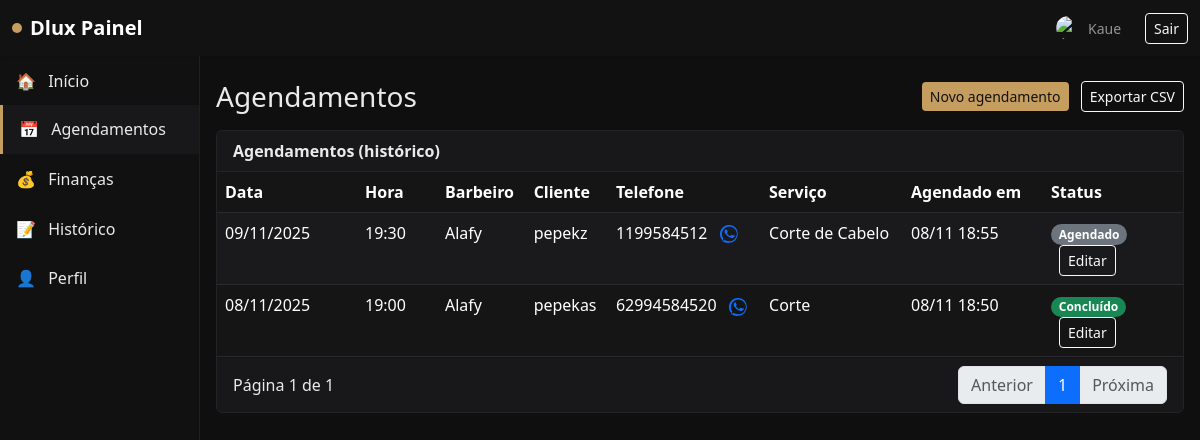
Screenshot of /painel/agendamentos/ (signed in) with the database file from the repository.
### users/models.py (models this page shows, shortened)
class User(AbstractUser):
    BARBER = 'barber'
    ADMIN = 'admin'
    ROLE_CHOICES = [
        (BARBER, 'Barbeiro'),
        (ADMIN, 'Administrador'),
    ]
    role = models.CharField(max_length=16, choices=ROLE_CHOICES, default=BARBER)
    display_name = models.CharField(max_length=255, blank=True)
    avatar = models.ImageField(upload_to='avatars/', blank=True, null=True)
    phone = models.CharField(max_length=32, blank=True)

### appointments/models.py (models this page shows, shortened)
class Appointment(models.Model):
    STATUS_SCHEDULED = 'scheduled'
    STATUS_DONE = 'done'
    STATUS_CANCELLED = 'cancelled'
    STATUS_CHOICES = [
        (STATUS_SCHEDULED, 'Agendado'),
        (STATUS_DONE, 'Finalizado'),
        (STATUS_CANCELLED, 'Cancelado'),
    ]
    barber = models.ForeignKey(User, on_delete=models.CASCADE, limit_choices_to={'role': User.BARBER}, related_name='appointments')
    client_name = models.CharField(max_length=120)
    client_phone = models.CharField(max_length=32)
    service = models.ForeignKey(Service, on_delete=models.PROTECT)
    start_datetime = models.DateTimeField()
    end_datetime = models.DateTimeField()
    status = models.CharField(max_length=12, choices=STATUS_CHOICES, default=STATUS_SCHEDULED)
    notes = models.TextField(blank=True)
    created_at = models.DateTimeField(auto_now_add=True)
    class Meta:
        indexes = [
            models.Index(fields=['barber', 'start_datetime']),
            models.Index(fields=['status']),
        ]

### services/models.py (models this page shows, shortened)
class Service(models.Model):
    title = models.CharField(max_length=120)
    price = models.DecimalField(max_digits=8, decimal_places=2)
    duration_minutes = models.PositiveIntegerField(default=30)
    active = models.BooleanField(default=True)

### users/views.py (the view, shortened to what this page needs)
# urls.py: path('painel/agendamentos/', panel_appointments, name='panel_appointments'),
@login_required
def panel_appointments(request: HttpRequest):
    user: User = request.user  # type: ignore
    now_local = timezone.localtime()
    Appointment.objects.filter(status='scheduled', end_datetime__lte=timezone.now()).update(status='done')
    special_all_view = (getattr(user, 'username', '') or '').lower() in ['kaue', 'alafy', 'alafi', 'alefi']
    if user.role == User.ADMIN or special_all_view:
        qs = Appointment.objects.all().order_by('-start_datetime')
        is_admin = True
    else:
        qs = Appointment.objects.filter(barber=user).order_by('-start_datetime')
        is_admin = False
    page_number = request.GET.get('page', 1)
    paginator = Paginator(qs, 15)
    page_obj = paginator.get_page(page_number)
    return render(request, 'panel_appointments.html', {
        'appointments_page': page_obj,
        'paginator': paginator,
        'is_admin': is_admin,
    })

### templates/panel_appointments.html (shortened to what this page needs)
{% extends 'base.html' %}
{% block content %}
<div class="d-flex justify-content-between align-items-center mb-3">
  <h3 class="mb-0">Agendamentos</h3>
  <div>
    <a href="#" class="btn btn-sm btn-accent" data-bs-toggle="modal" data-bs-target="#quickScheduleModal">Novo agendamento</a>
    <a href="?export=csv" class="btn btn-sm btn-outline-light ms-2">Exportar CSV</a>
  </div>
  </div>
<div class="card card-panel mb-4">
  <div class="card-header fw-semibold">Agendamentos (histórico)</div>
  <div class="card-body p-0">
    <table class="table table-dark table-striped mb-0">
      <thead>
        <tr>
          <th style="width: 140px;">Data</th>
          <th style="width: 80px;">Hora</th>
          {% if is_admin %}<th>Barbeiro</th>{% endif %}
          <th>Cliente</th>
          <th>Telefone</th>
          <th>Serviço</th>
          {% if is_admin %}<th style="width: 140px;">Agendado em</th>{% endif %}
          <th style="width: 140px;">Status</th>
        </tr>
      </thead>
      <tbody>
        {% for a in appointments_page %}
        <tr>
          <td>{{ a.start_datetime|date:'d/m/Y' }}</td>
          <td>{{ a.start_datetime|date:'H:i' }}</td>
          {% if is_admin %}<td>{{ a.barber.display_name|default:a.barber.username }}</td>{% endif %}
          <td>{{ a.client_name }}</td>
          <td>
            {{ a.client_phone }}
            {% if a.client_phone %}
              <a href="https://wa.me/{{ a.client_phone }}" target="_blank" class="ms-2" title="WhatsApp">
              </a>
            {% endif %}
          </td>
          <td>
            {{ a.service.title }}
          </td>
          {% if is_admin %}<td>{{ a.created_at|date:'d/m H:i' }}</td>{% endif %}
          <td>
            {% if a.status == 'scheduled' %}
              <span class="badge rounded-pill text-bg-secondary">Agendado</span>
            {% elif a.status == 'done' %}
              <span class="badge rounded-pill bg-success">Concluído</span>
            {% elif a.status == 'cancelled' %}
              <span class="badge rounded-pill bg-danger">Cancelado</span>
            {% else %}
              <span class="badge rounded-pill badge-accent">{{ a.status }}</span>
            {% endif %}
            <a href="#" class="btn btn-sm btn-outline-light ms-2 edit-appointment-btn"
               data-bs-toggle="modal"
               data-bs-target="#editAppointmentModal"
               data-appointment-id="{{ a.id }}"
               data-appointment-status="{{ a.status }}"
               data-appointment-barber-id="{{ a.barber.id }}">
              Editar
            </a>
          </td>
        </tr>
        {% empty %}
        <tr>
          <td colspan="{% if is_admin %}8{% else %}6{% endif %}" class="text-center muted">Sem agendamentos.</td>
        </tr>
        {% endfor %}
      </tbody>
    </table>
  </div>
  <div class="card-footer d-flex justify-content-between align-items-center">
    <div>
      Página {{ appointments_page.number }} de {{ paginator.num_pages }}
    </div>
    <nav aria-label="Navegação de página">
      <ul class="pagination pagination-dark mb-0">
        {% if appointments_page.has_previous %}
          <li class="page-item"><a class="page-link" href="?page={{ appointments_page.previous_page_number }}">Anterior</a></li>
        {% else %}
          <li class="page-item disabled"><span class="page-link">Anterior</span></li>
        {% endif %}
        {% for num in appointments_page.paginator.page_range %}
          {% if num == appointments_page.number %}
            <li class="page-item active" aria-current="page"><span class="page-link">{{ num }}</span></li>
          {% else %}
            <li class="page-item"><a class="page-link" href="?page={{ num }}">{{ num }}</a></li>
          {% endif %}
        {% endfor %}
        {% if appointments_page.has_next %}
          <li class="page-item"><a class="page-link" href="?page={{ appointments_page.next_page_number }}">Próxima</a></li>
        {% else %}
          <li class="page-item disabled"><span class="page-link">Próxima</span></li>
        {% endif %}
      </ul>
    </nav>
  </div>
</div>
{% endblock %}

### templates/base.html (shortened to what this page needs)
<!doctype html>
<html lang="pt-br">
  <head>
    {% load static %}
    <link href="https://cdn.jsdelivr.net/npm/bootstrap@5.3.3/dist/css/bootstrap.min.css" rel="stylesheet">
    <link href="{% static 'panel.css' %}" rel="stylesheet">
  </head>
  <body>
    <nav class="navbar navbar-expand-lg navbar-dark bg-dark shadow-sm">
      <div class="container-fluid">
        <a class="navbar-brand d-flex align-items-center" href="/painel/">
          <span class="brand-dot me-2"></span>
          <span class="fw-semibold">Dlux Painel</span>
        </a>
        <div class="d-flex align-items-center gap-2">
          {% if user.is_authenticated %}
            <span class="navbar-text me-3 small d-flex align-items-center gap-2">
              {% if user.avatar %}
                <img src="{{ user.avatar.url }}" alt="avatar" class="rounded-circle" style="width:24px;height:24px;object-fit:cover;">
              {% else %}
                {% with name=user.display_name|default:user.username %}
                  {% if name|lower == 'kaue' %}
                    <img src="{% static 'assets/img/kaue.jpg' %}" alt="Kaue" class="rounded-circle" style="width:24px;height:24px;object-fit:cover;">
                  {% elif name|lower == 'kevin' %}
                    <img src="{% static 'assets/img/kevin.JPEG' %}" alt="Kevin" class="rounded-circle" style="width:24px;height:24px;object-fit:cover;">
                  {% elif name|lower == 'emerson' %}
                    <img src="{% static 'assets/img/emerson.JPG' %}" alt="Emerson" class="rounded-circle" style="width:24px;height:24px;object-fit:cover;">
                  {% elif name|lower == 'rikelv' %}
                    <img src="{% static 'assets/img/rikelv.JPEG' %}" alt="Rikelv" class="rounded-circle" style="width:24px;height:24px;object-fit:cover;">
                  {% elif name|lower == 'alefi' or name|lower == 'alafy' %}
                    <img src="{% static 'assets/img/alafy.JPEG' %}" alt="Alefi" class="rounded-circle" style="width:24px;height:24px;object-fit:cover;">
                  {% else %}
                    <span class="rounded-circle bg-secondary d-inline-flex justify-content-center align-items-center" style="width:24px;height:24px;">
                      <span class="small">{{ name|first }}</span>
                    </span>
                  {% endif %}
                {% endwith %}
              {% endif %}
              <span>{{ user.display_name|default:user.username }}</span>
            </span>
            <form method="post" action="/logout/" class="d-inline">
              <button class="btn btn-outline-light btn-sm" type="submit">Sair</button>
            </form>
          {% else %}
            <a class="btn btn-outline-light btn-sm" href="/login/">Entrar</a>
          {% endif %}
        </div>
      </div>
    </nav>
    <div class="container-fluid">
      <div class="row flex-nowrap">
        {% if user.is_authenticated %}
        <aside class="col-12 col-lg-2 sidebar p-0 collapse d-lg-block" id="sidebar">
          <div class="list-group list-group-flush">
            <a class="list-group-item list-group-item-action px-3 sidebar-link {% if request.path == '/painel/' %}active{% endif %}" href="/painel/">
              <span class="me-2">🏠</span> Início
            </a>
            <a class="list-group-item list-group-item-action px-3 sidebar-link {% if '/painel/agendamentos' in request.path %}active{% endif %}" href="/painel/agendamentos/">
              <span class="me-2">📅</span> Agendamentos
            </a>
            <a class="list-group-item list-group-item-action px-3 sidebar-link {% if '/painel/financas' in request.path %}active{% endif %}" href="/painel/financas/">
              <span class="me-2">💰</span> Finanças
            </a>
            {% if user.username|lower in 'kaue,alafy' %}
            <a class="list-group-item list-group-item-action px-3 sidebar-link {% if '/painel/historico' in request.path %}active{% endif %}" href="/painel/historico/">
              <span class="me-2">📝</span> Histórico
            </a>
            {% endif %}
            <a class="list-group-item list-group-item-action px-3 sidebar-link {% if '/painel/perfil' in request.path %}active{% endif %}" href="/painel/perfil/">
              <span class="me-2">👤</span> Perfil
            </a>
          </div>
        </aside>
        {% endif %}
        <main class="{% if user.is_authenticated %}col py-4 px-3{% else %}col-12 py-4 px-3{% endif %}">
          {% block content %}{% endblock %}
        </main>
      </div>
    </div>
    <div id="toastContainer" class="position-fixed top-0 end-0 p-3" style="z-index: 1080"></div>
  </body>
</html>

### static/panel.css (style rules this page uses)
:root { --dlux-bg: #0f0f10; --dlux-card: #18181a; --dlux-accent: #c59d5f; --dlux-text: #eaeaea; --dlux-muted: #a3a3a3; --success: #22c55e; --danger: #ef4444; --warning: #f59e0b; }
body { background: var(--dlux-bg); color: var(--dlux-text); }
.navbar-dark.bg-dark { background-color: #121212 !important; }
.brand-dot { width: 10px; height: 10px; border-radius: 50%; background: var(--dlux-accent); display: inline-block; }
.card-panel { background: var(--dlux-card); border: 1px solid #232325; color: var(--dlux-text); }
.card-panel .card-header { border-bottom: 1px solid #232325; }
.table-dark.table { --bs-table-bg: #151516; --bs-table-striped-bg: #1a1a1c; --bs-table-border-color: #2a2a2d; }
.btn-accent { background: var(--dlux-accent); color: #111; border: none; }
.sidebar { background: #111; border-right: 1px solid #1f1f21; min-height: calc(100vh - 56px); }
.sidebar .list-group-item { background: transparent; color: var(--dlux-text); border: 0; border-radius: 0; padding-top: .8rem; padding-bottom: .8rem; }
.sidebar .list-group-item.active { background: var(--dlux-card); color: var(--dlux-text); border-left: 3px solid var(--dlux-accent); }

### rows the page displays
User: display_name "Kaue"
Appointment: start_datetime "09/11/2025", start_datetime "19:30", barber.display_name "Alafy", client_name "pepekz", client_phone "1199584512", service "Corte de Cabelo", created_at "08/11 18:55", status "Agendado"
Appointment: start_datetime "08/11/2025", start_datetime "19:00", barber.display_name "Alafy", client_name "pepekas", client_phone "62994584520", service "Corte", created_at "08/11 18:50", status "Concluído"

### other values shown
{{ appointments_page.number }} "1"
{{ paginator.num_pages }} "1"
{{ num }} "1"
